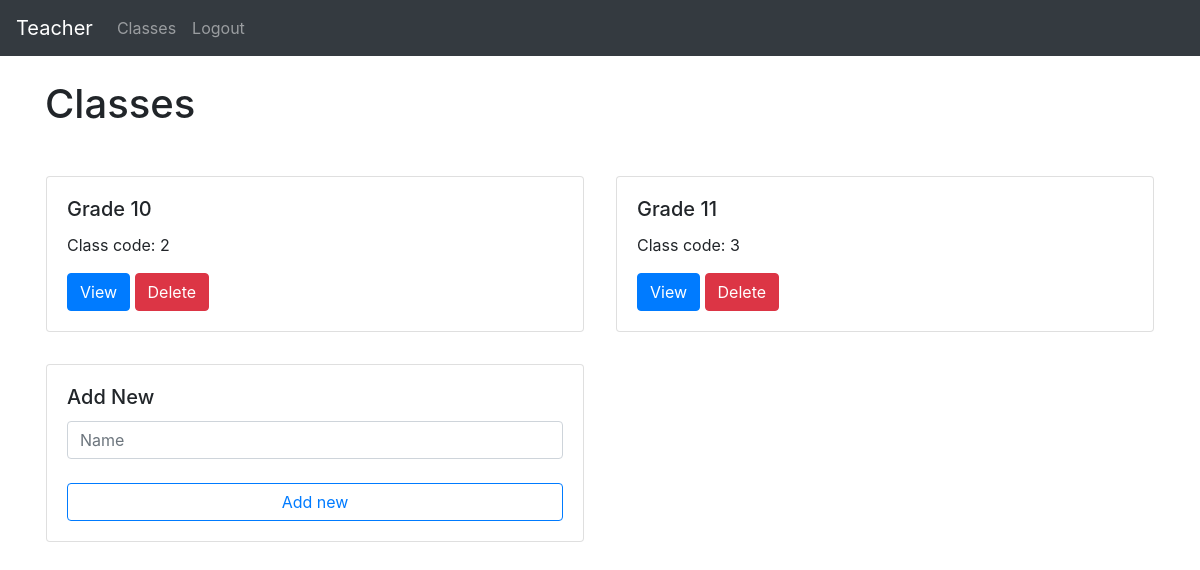
The page /teacher/ (signed in) on the database as committed earlier.
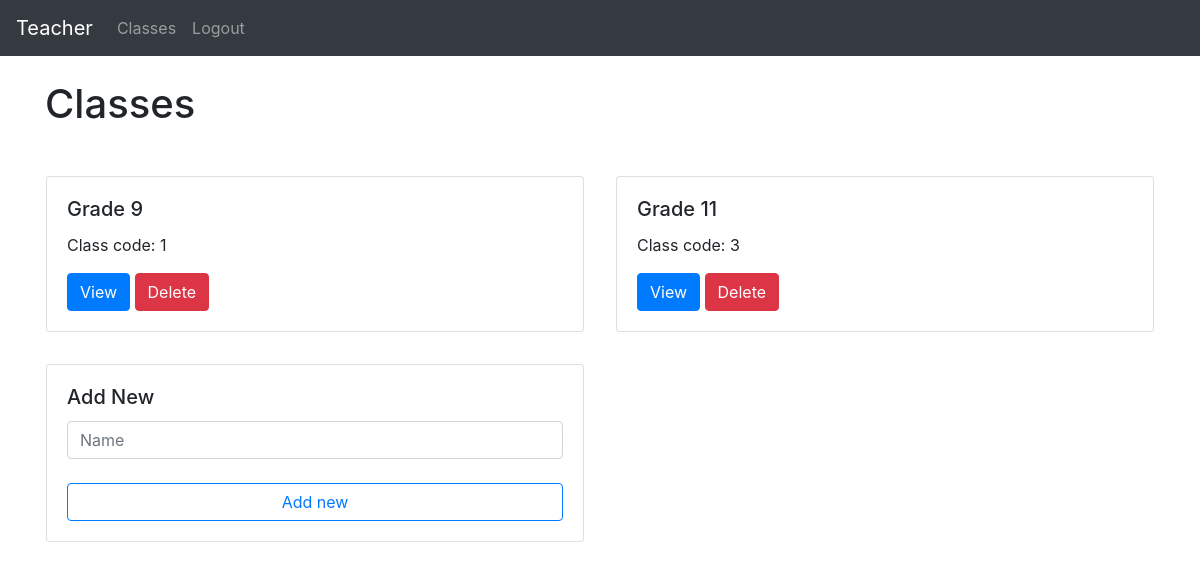
The same page on the database as committed later.
### website/models.py (models this page shows)
class User(db.Model, UserMixin):
    id = db.Column(db.Integer, primary_key=True)
    email = db.Column(db.String(150), unique=True)
    password = db.Column(db.String(150))
    first_name = db.Column(db.String(150))
    teacher_id = db.relationship('Teacher', uselist=False, backref="user")
    student_id = db.relationship('Student', uselist=False, backref="user")

class Group(db.Model):
    id = db.Column(db.Integer, primary_key=True)
    name = db.Column(db.String(150))
    teacher_id = db.Column(db.Integer, db.ForeignKey('teacher.id'))
    student_ids = db.relationship('Student')
    topic_ids = db.relationship('Topic')

### website/teacher/teacher_views.py (the view)
@views.route('/', methods=['GET', 'POST'])
@login_required
def groups():
    if request.method == 'POST':
        if request.form['button'] == "add_new":
            name = request.form.get('name')
            if len(name) < 1:
                flash('Name is too short!', category='error')
            else:
                new_group = Group(name=name, teacher_id=current_user.teacher_id.id)
                db.session.add(new_group)
                db.session.commit()
                flash('Note added!', category='success')
            return render_template("teacher/groups.html", user=current_user)
        elif request.form['button'][:3] == "del":
            deleted = Group.query.filter_by(id=request.form['button'][3:]).first()
            db.session.delete(deleted)
            db.session.commit()
            return render_template("teacher/groups.html", user=current_user)
        else:
            return redirect(url_for('teacher_views.group_detail', group_id=request.form['button'][3:]))
    elif request.method == 'GET':
        return render_template("teacher/groups.html", user=current_user)

### website/templates/teacher/groups.html
{% extends "base.html" %} {% block title %}Classes{% endblock %}
{% block content %}
<br>
<h1>Classes</h1>
<br>
<div class="row row-cols-1 row-cols-md-2 g-4">
  {% for group in user.teacher_id.group_ids %}
    <form method="POST">
        <div class="col p-3">
          <div class="card">
            <div class="card-body">
              <h5 class="card-title">{{ group.name }}</h5>
              <p>Class code: {{ group.id }}</p>
              <button class="btn btn-primary" name="button" value="see{{ group.id }}">View</button>
              <button class="btn btn-danger" name="button" value="del{{ group.id }}">Delete</button>
            </div>
          </div>
        </div>
    </form>
    {% endfor %}
    <form method="POST">
          <div class="col p-3">
              <div class="card">
                <div class="card-body">
                  <h5 class="card-title">Add New</h5>
                  <input type="text" class="form-control" name="name" id="name" placeholder="Name">
                  <br>
                  <button type="submit" class="btn btn-outline-primary btn-block" name="button" value="add_new">Add new</button>
                </div>
              </div>
        </div>
    </form>
  </div>
{% endblock %}

### website/templates/base.html (shortened to what this page needs)
<!DOCTYPE html>
<html>
  <head>
    <link
      rel="stylesheet"
      href="https://stackpath.bootstrapcdn.com/bootstrap/4.4.1/css/bootstrap.min.css"
    />
    <link
      rel="stylesheet"
      href="https://stackpath.bootstrapcdn.com/font-awesome/4.7.0/css/font-awesome.min.css"
    />
  </head>
  <body>
    <nav class="navbar navbar-expand-lg navbar-dark bg-dark justify-content-between">
      <div>
      <div class="collapse navbar-collapse" id="navbar">
        <div class="navbar-nav">
            {% if user.is_authenticated %}
            <a class="navbar-brand" id="page" href='#'>{{ user.first_name }}</a>
            {% if user.teacher_id %}
            <a class="nav-item nav-link" id="page" href="/teacher/">Classes</a>
            {% elif user.student_id %}
            <a class="nav-item nav-link" id="page" href="/student/dash">Dashboard</a>
            {% endif %}
            <a class="nav-item nav-link ml-auto align-left" id="logout" href="/logout">Logout</a>
            {% else %}
            <a class="nav-item nav-link" id="login" href="/login">Login</a>
            <a class="nav-item nav-link" id="signUp" href="/sign-up">Sign Up</a>
            {% endif%}
        </div>
      </div>
    </div>
    </nav>
    <div class="container">{% block content %} {% endblock %}</div>
  </body>
</html>

Rows that differ between the two databases and show on the page:
removed Group: name "Grade 10", id "2"
added Group: name "Grade 9", id "1"
